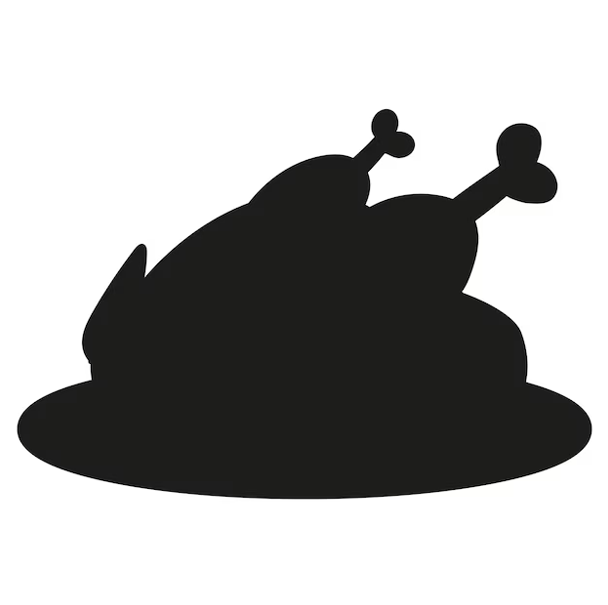
#> input picture heat-eqn/turkey.png, 608 x 605 px
$ jupyter execute turkey-cooking.ipynb
#> lines starting #> are read from the running program, lines starting #| are printed output that depends on the picture; after the words box and inside, x2 and y2 are one past the last pixel; in counts of white or black regions, pixels touching at a corner belong together
[cell 1]
import numpy as np
import matplotlib.pyplot as plt
from matplotlib import animation
from mpl_toolkits.mplot3d import Axes3D
from matplotlib.animation import PillowWriter
from matplotlib import _cm
from skimage import color
from skimage import io
import numba
from numba import jit

[cell 2]
edge = np.linspace(0, 1, 1000) #100 points from 0 to 1 including 0 and 1
xv, yv = np.meshgrid(edge, edge)

[cell 3]
from PIL import Image
import numpy as np
import matplotlib.pyplot as plt

# 1. Load the image
img = Image.open('turkey.png')
#> img is the input picture: PIL image 608x605 RGBA; mean R, G, B, A 172.3, 172.3, 171.6, 255

img = img.resize((100, 100))
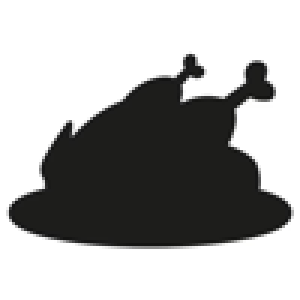
#> img: PIL image 100x100 RGBA (shown 3 times larger); mean R, G, B, A 172.1, 172.1, 171.4, 255
plt.imshow(img)
img_np = np.array(img)
if img_np.shape[-1] == 4:
    img_np = img_np[:, :, :3]  # Keep only RGB

img_norm = img_np / 255.0
img_gray = np.mean(img_norm, axis=2)  # (height, width)

# # 7. Threshold to get binary turkey mask
turkey_bool = img_gray < 0.9  # adjust threshold slightly if needed!
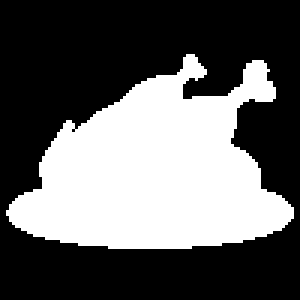
#> turkey_bool: shape (100, 100) bool (shown 3 times larger); 38.1% white; 1 white region, box (x1, y1, x2, y2) and area: (2, 18, 98, 83) 3809
turkey_bool = np.flip(turkey_bool, axis=0)
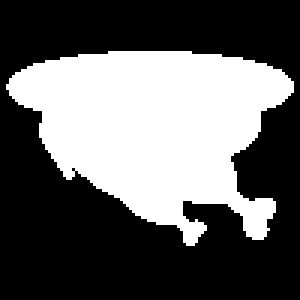
#> turkey_bool: shape (100, 100) bool (shown 3 times larger); 38.1% white; 1 white region, box (x1, y1, x2, y2) and area: (2, 17, 98, 82) 3809

[cell 4]
turkey_bool

[cell 5]
a_turk = 1.32e-7

[cell 6]
rawturk_temp = 275.15 + 25
oven_temp = 275.15 + 165

[cell 7]
init_heat = np.zeros([100, 100]) + oven_temp
init_heat[turkey_bool] = rawturk_temp

[cell 8]
plt.contourf(init_heat)
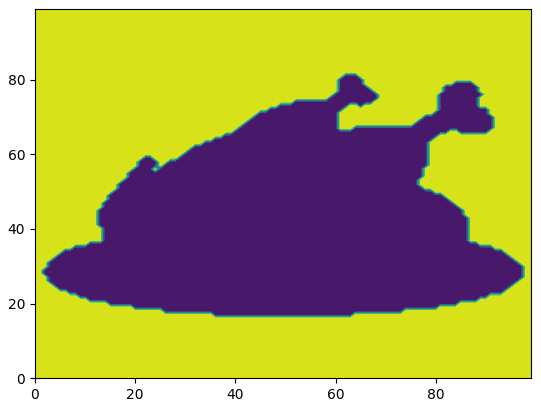
#> figure drawn by matplotlib, 1 panel
